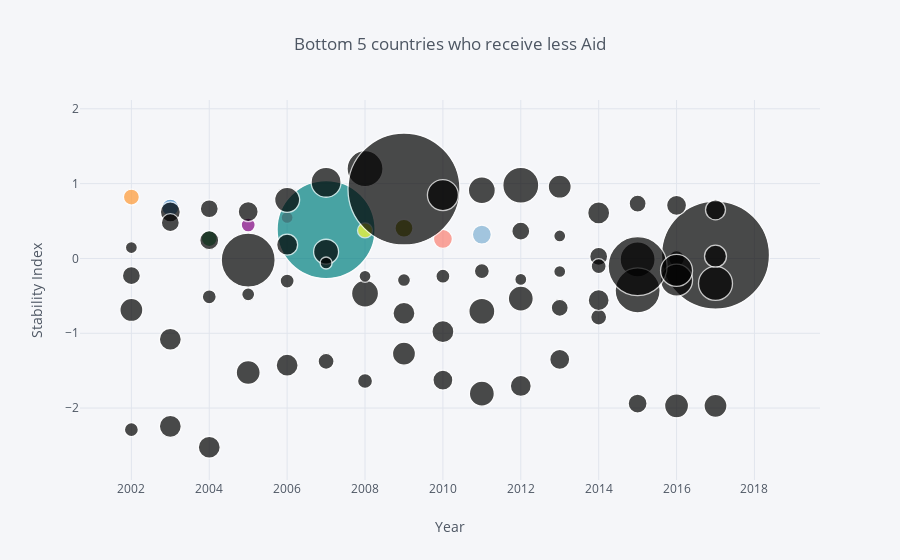

Here is the notebook cell this chart was saved with:
### Code cell
#Creating a Scatter bubble graph comparing Aid vs Stability by year using the following variables:
#x_axis = Year
#y = stability
#x1 = Total Aid # size of the bubble

#pip install cufflinks in GitBash

select_low_country_df.iplot(kind='bubble', x='Year', mode='markers', y='Total Stability', size='Total Aid', text='Country',
             title='Bottom 5 countries who receive less Aid', xTitle='Year', yTitle='Stability Index',
             filename='Aid_vs_Stability_bubbleplot')


#edited graph found at  - https://plot.ly/~richongo/10/

### Figure 1 — Plotly figure (JSON) as saved in the notebook; plotly's stock layout.template omitted (floating-point values rounded to 4 significant figures)
{"data": [{"marker": {"color": ["rgb(255, 153, 51)", "rgb(55, 128, 191)", "rgb(50, 171, 96)", "rgb(128, 0, 128)", "rgb(219, 64, 82)", "rgb(0, 128, 128)", "rgb(255, 255, 51)", "rgb(128, 128, 0)", "rgb(251, 128, 114)", "rgb(128, 177, 211)"], "line": {"width": 1.3}, "size": [16, 17, 16, 14, 12, 98, 15, 18, 19, 19, 18, 12, 18, 35, 16, 108, 14, 22, 22, 24, 22, 16, 15, 23, 20, 25, 21, 20, 16, 19, 24, 23, 18, 20, 19, 54, 21, 25, 27, 22, 22, 26, 25, 17, 21, 45, 32, 34, 12, 18, 18, 20, 25, 30, 36, 112, 31, 27, 36, 23, 22, 17, 20, 20, 23, 22, 14, 13, 14, 12, 12, 13, 14, 15, 12, 12, 15, 59, 32, 22], "symbol": "circle"}, "mode": "markers", "text": ["Benin", "Benin", "Benin", "Benin", "Benin", "Benin", "Benin", "Benin", "Benin", "Benin", "Benin", "Benin", "Benin", "Benin", "Benin", "Benin", "Burundi", "Burundi", "Burundi", "Burundi", "Burundi", "Burundi", "Burundi", "Burundi", "Burundi", "Burundi", "Burundi", "Burundi", "Burundi", "Burundi", "Burundi", "Burundi", "Madagascar", "Madagascar", "Madagascar", "Madagascar", "Madagascar", "Madagascar", "Madagascar", "Madagascar", "Madagascar", "Madagascar", "Madagascar", "Madagascar", "Madagascar", "Madagascar", "Madagascar", "Madagascar", "Namibia", "Namibia", "Namibia", "Namibia", "Namibia", "Namibia", "Namibia", "Namibia", "Namibia", "Namibia", "Namibia", "Namibia", "Namibia", "Namibia", "Namibia", "Namibia", "Sierra Leone", "Sierra Leone", "Sierra Leone", "Sierra Leone", "Sierra Leone", "Sierra Leone", "Sierra Leone", "Sierra Leone", "Sierra Leone", "Sierra Leone", "Sierra Leone", "Sierra Leone", "Sierra Leone", "Sierra Leone", "Sierra Leone", "Sierra Leone"], "type": "scatter", "uid": "51843b55-09a5-4cb0-a0d7-964c011dc2d1", "x": [2002, 2003, 2004, 2005, 2006, 2007, 2008, 2009, 2010, 2011, 2012, 2013, 2014, 2015, 2016, 2017, 2002, 2003, 2004, 2005, 2006, 2007, 2008, 2009, 2010, 2011, 2012, 2013, 2014, 2015, 2016, 2017, 2002, 2003, 2004, 2005, 2006, 2007, 2008, 2009, 2010, 2011, 2012, 2013, 2014, 2015, 2016, 2017, 2002, 2003, 2004, 2005, 2006, 2007, 2008, 2009, 2010, 2011, 2012, 2013, 2014, 2015, 2016, 2017, 2002, 2003, 2004, 2005, 2006, 2007, 2008, 2009, 2010, 2011, 2012, 2013, 2014, 2015, 2016, 2017], "y": [0.8203, 0.6791, 0.2651, 0.4468, 0.547, 0.3861, 0.3746, 0.4033, 0.2613, 0.3184, 0.3644, 0.3012, 0.02714, -0.01351, -0.002027, 0.04533, -2.288, -2.245, -2.524, -1.525, -1.427, -1.375, -1.638, -1.273, -1.626, -1.807, -1.705, -1.35, -0.7844, -1.94, -1.971, -1.97, -0.23, 0.6217, 0.2443, -0.02151, 0.1835, 0.08966, -0.4701, -0.7329, -0.9783, -0.7056, -0.5361, -0.66, -0.5572, -0.4274, -0.2901, -0.3341, 0.1453, 0.4777, 0.6645, 0.6253, 0.783, 1.018, 1.2, 0.9282, 0.8469, 0.9117, 0.9781, 0.9588, 0.6087, 0.7331, 0.7101, 0.6501, -0.6886, -1.08, -0.5133, -0.4793, -0.3022, -0.06083, -0.2381, -0.2885, -0.2366, -0.1684, -0.2799, -0.1747, -0.104, -0.1025, -0.1599, 0.02983]}], "layout": {"legend": {"bgcolor": "#F5F6F9", "font": {"color": "#4D5663"}}, "paper_bgcolor": "#F5F6F9", "plot_bgcolor": "#F5F6F9", "title": {"font": {"color": "#4D5663"}, "text": "Bottom 5 countries who receive less Aid"}, "xaxis": {"gridcolor": "#E1E5ED", "showgrid": true, "tickfont": {"color": "#4D5663"}, "title": {"font": {"color": "#4D5663"}, "text": "Year"}, "zerolinecolor": "#E1E5ED"}, "yaxis": {"gridcolor": "#E1E5ED", "showgrid": true, "tickfont": {"color": "#4D5663"}, "title": {"font": {"color": "#4D5663"}, "text": "Stability Index"}, "zerolinecolor": "#E1E5ED"}}}
